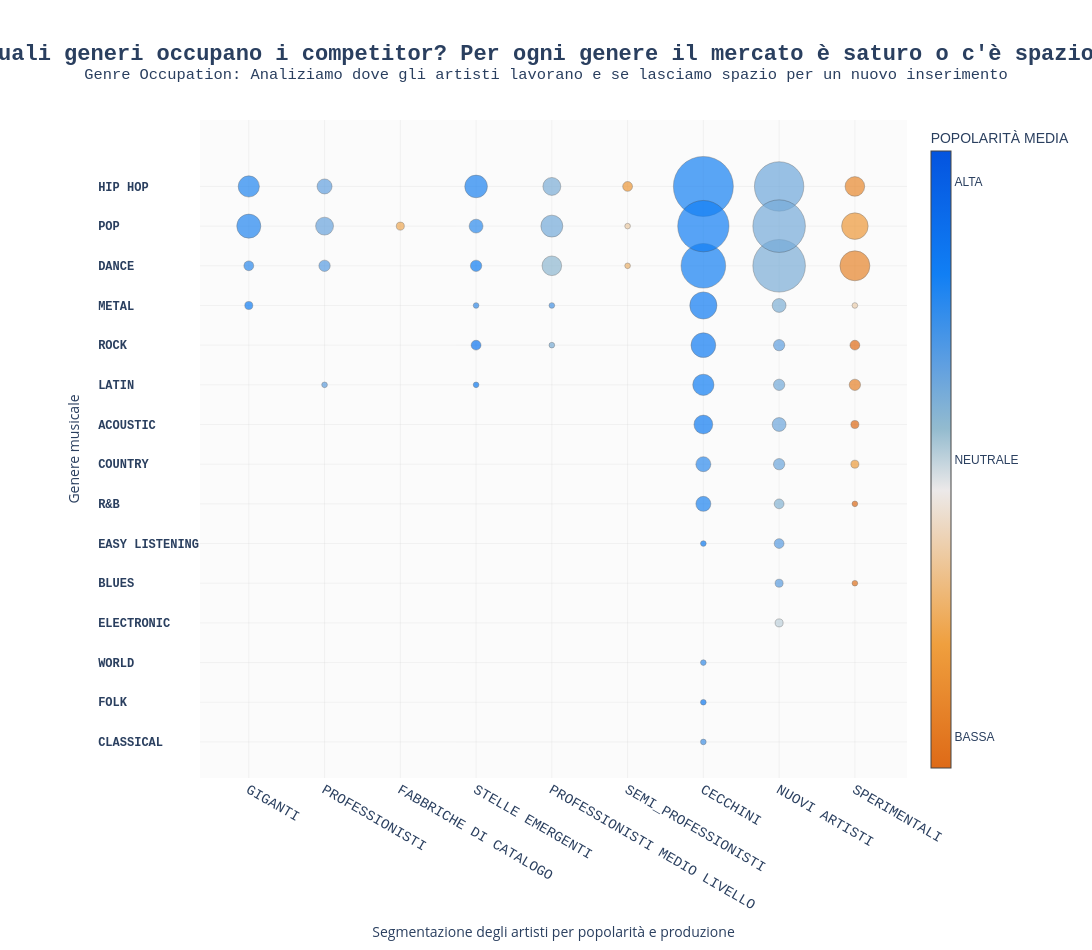

Source (notebook cell):
### Code cell
# --- 1. CALCOLO L'ORDINE DEI GENERI (Solo asse Y) ---
# Sommiamo gli artisti totali per ogni genere e ordiniamo in modo crescente
genre_order = (
    bubble_data.groupby('primary_genre')['artist_count']
    .sum()
    .sort_values(ascending=True)
    .index.tolist()
)

# Trasformiamo i nomi in MAIUSCOLO per l'asse Y (coerente con le tue labels)
ordered_labels_y = [g.upper() for g in genre_order]

# --- 2. IL TUO CODICE (con 2 piccole modifiche nel layout) ---
max_artists = bubble_data['artist_count'].max()

# Usiamo i nomi dei generi direttamente dal dataframe, convertiti in upper
labels = [g.upper() for g in bubble_data['primary_genre']]
max_len = max(len(l) for l in labels)

fig = go.Figure()
fig.add_trace(go.Scatter(
    x=bubble_data['cluster'],
    y=labels, # Plotly mapperà queste stringhe sull'ordine definito nel layout
    mode='markers',
    marker=dict(
        size=bubble_data['artist_count'],
        sizemode='area',
        sizeref=2. * max_artists / (60.**2), 
        sizemin=2, 
        color=bubble_data['avg_pop'],
        cmin=0,
        cmax=1,
        colorscale=custom_scale_inclusive, 
        showscale=True,
        colorbar=dict(
            title="POPOLARITÀ MEDIA",
            thickness=20,
            tickmode='array',
            tickvals=[0.05, 0.5, .95],
            ticktext=["BASSA", "NEUTRALE", "ALTA"],
            tickfont=dict(family="Arial")
        ),
        line=dict(width=0.8, color='rgba(50, 50, 50, 0.5)')
    ),
    text=bubble_data['artist_count'],
    hovertemplate="<b>Genere:</b> %{y}<br>" +
                  "<b>Cluster:</b> %{x}<br>" +
                  "<b>Artisti:</b> %{text}<br>" +
                  "<b>Popolarità Media:</b> %{marker.color:.2f}<extra></extra>"
))

fig.update_layout(
    title=dict(
        text="<b>Quali generi occupano i competitor? Per ogni genere il mercato è saturo o c'è spazio?</b><br>"
             "<sup>Genre Occupation: Analiziamo dove gli artisti lavorano e se lasciamo spazio per un nuovo inserimento</sup>",
        x=0.5, font=dict(size=22, family="Courier New")
    ),
    xaxis=dict(
        title="Segmentazione degli artisti per popolarità e produzione", 
        gridcolor='rgba(200, 200, 200, 0.2)',
        tickfont=dict(family="Courier New", size=14)
    ),
    yaxis=dict(
        title="Genere musicale", 
        gridcolor='rgba(200, 200, 200, 0.2)',
        # --- MODIFICHE QUI PER L'ORDINAMENTO ---
        type='category',
        categoryorder='array',
        categoryarray=ordered_labels_y, # Qui imponiamo l'ordine crescente per artisti
        tickmode='array',
        tickvals=ordered_labels_y,
        ticktext=[f"<b>{l.ljust(max_len)}</b>" for l in ordered_labels_y],
        # ---------------------------------------
        tickfont=dict(family="Courier New"),
        automargin=True,
    ),
    template='plotly_white',
    width=1400, height=950,
    plot_bgcolor='#fbfbfb',
    margin=dict(l=200, r=100, t=120, b=100)
)

fig.show()

### Figure 1 — Plotly figure (JSON) as saved in the notebook; plotly's stock layout.template omitted (floating-point values rounded to 4 significant figures)
{"data": [{"hovertemplate": "<b>Genere:</b> %{y}<br><b>Cluster:</b> %{x}<br><b>Artisti:</b> %{text}<br><b>Popolarità Media:</b> %{marker.color:.2f}<extra></extra>", "marker": {"cmax": 1, "cmin": 0, "color": [0.7501, 0.7704, 0.8039, 0.7683, 0.6671, 0.6458, 0.6518, 0.6341, 0.2331, 0.8054, 0.7798, 0.809, 0.7348, 0.7474, 0.8412, 0.5599, 0.5963, 0.6993, 0.6108, 0.5992, 0.2696, 0.1732, 0.3538, 0.8198, 0.708, 0.7439, 0.7945, 0.809, 0.82, 0.7906, 0.8006, 0.8122, 0.7983, 0.776, 0.8118, 0.73, 0.6253, 0.66, 0.6279, 0.5974, 0.6647, 0.5, 0.6221, 0.6143, 0.5898, 0.609, 0.5767, 0.6515, 0.0, 0.034, 0.1938, 0.09988, 0.1143, 0.08987, 0.365, 0.1747, 0.011, 0.007333], "colorbar": {"thickness": 20, "tickfont": {"family": "Arial"}, "tickmode": "array", "ticktext": ["BASSA", "NEUTRALE", "ALTA"], "tickvals": [0.05, 0.5, 0.95], "title": {"text": "POPOLARITÀ MEDIA"}}, "colorscale": [[0, "#DE6A17"], [0.2, "#EF9F3E"], [0.45, "#ECE9E9"], [0.55, "#93BBCF"], [0.65, "#61A0E0"], [0.8, "#117FF4"], [1, "#0454DF"]], "line": {"color": "rgba(50, 50, 50, 0.5)", "width": 0.8}, "showscale": true, "size": [3, 14, 2, 18, 4, 7, 1, 10, 2, 4, 16, 1, 1, 6, 3, 12, 10, 1, 15, 1, 1, 3, 1, 11, 1, 7, 62, 1, 1, 112, 14, 23, 82, 7, 19, 1, 6, 2, 4, 86, 3, 2, 76, 4, 6, 86, 3, 4, 2, 1, 2, 28, 12, 4, 1, 22, 1, 3], "sizemin": 2, "sizemode": "area", "sizeref": 0.06222}, "mode": "markers", "text": [3.0, 14.0, 2.0, 18.0, 4.0, 7.0, 1.0, 10.0, 2.0, 4.0, 16.0, 1.0, 1.0, 6.0, 3.0, 12.0, 10.0, 1.0, 15.0, 1.0, 1.0, 3.0, 1.0, 11.0, 1.0, 7.0, 62.0, 1.0, 1.0, 112.0, 14.0, 23.0, 82.0, 7.0, 19.0, 1.0, 6.0, 2.0, 4.0, 86.0, 3.0, 2.0, 76.0, 4.0, 6.0, 86.0, 3.0, 4.0, 2.0, 1.0, 2.0, 28.0, 12.0, 4.0, 1.0, 22.0, 1.0, 3.0], "type": "scatter", "x": ["GIGANTI", "GIGANTI", "GIGANTI", "GIGANTI", "PROFESSIONISTI", "PROFESSIONISTI", "PROFESSIONISTI", "PROFESSIONISTI", "FABBRICHE DI CATALOGO", "STELLE EMERGENTI", "STELLE EMERGENTI", "STELLE EMERGENTI", "STELLE EMERGENTI", "STELLE EMERGENTI", "STELLE EMERGENTI", "PROFESSIONISTI MEDIO LIVELLO", "PROFESSIONISTI MEDIO LIVELLO", "PROFESSIONISTI MEDIO LIVELLO", "PROFESSIONISTI MEDIO LIVELLO", "PROFESSIONISTI MEDIO LIVELLO", "SEMI_PROFESSIONISTI", "SEMI_PROFESSIONISTI", "SEMI_PROFESSIONISTI", "CECCHINI", "CECCHINI", "CECCHINI", "CECCHINI", "CECCHINI", "CECCHINI", "CECCHINI", "CECCHINI", "CECCHINI", "CECCHINI", "CECCHINI", "CECCHINI", "CECCHINI", "NUOVI ARTISTI", "NUOVI ARTISTI", "NUOVI ARTISTI", "NUOVI ARTISTI", "NUOVI ARTISTI", "NUOVI ARTISTI", "NUOVI ARTISTI", "NUOVI ARTISTI", "NUOVI ARTISTI", "NUOVI ARTISTI", "NUOVI ARTISTI", "NUOVI ARTISTI", "SPERIMENTALI", "SPERIMENTALI", "SPERIMENTALI", "SPERIMENTALI", "SPERIMENTALI", "SPERIMENTALI", "SPERIMENTALI", "SPERIMENTALI", "SPERIMENTALI", "SPERIMENTALI"], "y": ["DANCE", "HIP HOP", "METAL", "POP", "DANCE", "HIP HOP", "LATIN", "POP", "POP", "DANCE", "HIP HOP", "LATIN", "METAL", "POP", "ROCK", "DANCE", "HIP HOP", "METAL", "POP", "ROCK", "DANCE", "HIP HOP", "POP", "ACOUSTIC", "CLASSICAL", "COUNTRY", "DANCE", "EASY LISTENING", "FOLK", "HIP HOP", "LATIN", "METAL", "POP", "R&B", "ROCK", "WORLD", "ACOUSTIC", "BLUES", "COUNTRY", "DANCE", "EASY LISTENING", "ELECTRONIC", "HIP HOP", "LATIN", "METAL", "POP", "R&B", "ROCK", "ACOUSTIC", "BLUES", "COUNTRY", "DANCE", "HIP HOP", "LATIN", "METAL", "POP", "R&B", "ROCK"]}], "layout": {"height": 950, "margin": {"b": 100, "l": 200, "r": 100, "t": 120}, "plot_bgcolor": "#fbfbfb", "title": {"font": {"family": "Courier New", "size": 22}, "text": "<b>Quali generi occupano i competitor? Per ogni genere il mercato è saturo o c'è spazio?</b><br><sup>Genre Occupation: Analiziamo dove gli artisti lavorano e se lasciamo spazio per un nuovo inserimento</sup>", "x": 0.5}, "width": 1400, "xaxis": {"gridcolor": "rgba(200, 200, 200, 0.2)", "tickfont": {"family": "Courier New", "size": 14}, "title": {"text": "Segmentazione degli artisti per popolarità e produzione"}}, "yaxis": {"automargin": true, "categoryarray": ["CLASSICAL", "FOLK", "WORLD", "ELECTRONIC", "BLUES", "EASY LISTENING", "R&B", "COUNTRY", "ACOUSTIC", "LATIN", "ROCK", "METAL", "DANCE", "POP", "HIP HOP"], "categoryorder": "array", "gridcolor": "rgba(200, 200, 200, 0.2)", "tickfont": {"family": "Courier New"}, "tickmode": "array", "ticktext": ["<b>CLASSICAL     </b>", "<b>FOLK          </b>", "<b>WORLD         </b>", "<b>ELECTRONIC    </b>", "<b>BLUES         </b>", "<b>EASY LISTENING</b>", "<b>R&B           </b>", "<b>COUNTRY       </b>", "<b>ACOUSTIC      </b>", "<b>LATIN         </b>", "<b>ROCK          </b>", "<b>METAL         </b>", "<b>DANCE         </b>", "<b>POP           </b>", "<b>HIP HOP       </b>"], "tickvals": ["CLASSICAL", "FOLK", "WORLD", "ELECTRONIC", "BLUES", "EASY LISTENING", "R&B", "COUNTRY", "ACOUSTIC", "LATIN", "ROCK", "METAL", "DANCE", "POP", "HIP HOP"], "title": {"text": "Genere musicale"}, "type": "category"}}}
